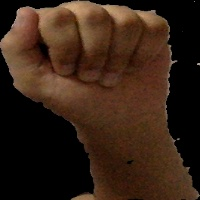
#> input picture Data/RawImages/A_366.jpg, 200 x 200 px, given in place of the camera
$ python recognition.py   (older library calls are emulated)
#> lines starting #> are read from the running program, lines starting #| are printed output that depends on the picture; after the words box and inside, x2 and y2 are one past the last pixel; in counts of white or black regions, pixels touching at a corner belong together
import cv2
from numpy import shape, uint8, zeros
import copy
import math

"""
RECOGNITION0
This script filters an OpenCV camera image using a variety of techniques to
identify hand gestures
Signum: Software Design SP18 Final Project
Isaac Vandor, Utsav Gupta, Diego Berny
"""

''' Initial Parameters'''
capture_region_x=0.5  # roi x start point
capture_region_y=0.8  # roi y start point
threshold = 70  #  Starting threshold value
blur_value = 5  # GaussianBlur parameter
background_threshold = 60

isBgCaptured = 0   # bool, whether the background captured
triggerSwitch = False  # In case you wanna use virtual keyboard


def printThreshold(thr):
    print("! Threshold changed to: "+str(thr))


def findFingers(result,drawing):  # -> finished bool, count: finger count
#  convexity defect
    result = cv2.approxPolyDP(result,0.01*cv2.arcLength(result,True),True)
    hull = cv2.convexHull(result, returnPoints=False)
    if len(hull) > 3:
        defects = cv2.convexityDefects(result, hull)
        if type(defects) != type(None):
            count = 0
            for i in range(defects.shape[0]):  # calculate the angle
                s, e, f, d = defects[i][0]
                start = tuple(result[s][0])
                end = tuple(result[e][0])
                far = tuple(result[f][0])
                a = math.sqrt((end[0] - start[0]) ** 2 + (end[1] - start[1]) ** 2)
                b = math.sqrt((far[0] - start[0]) ** 2 + (far[1] - start[1]) ** 2)
                c = math.sqrt((end[0] - far[0]) ** 2 + (end[1] - far[1]) ** 2)
                angle = math.acos((b ** 2 + c ** 2 - a ** 2) / (2 * b * c))  # cosine theorem
            if angle <= math.pi / 2:  # angle less than 90 degree, treat as fingers
                count += 1
                dist = cv2.pointPolygonTest(result,center,True)
            cv2.line(img,start,end,[0,255,0],2)
            cv2.circle(drawing, far, 8, [211, 84, 0], -1)
            return True, count
    return False, 0

''' Camera Operations '''
# Setup and instantiation
camera_input = int(input('Enter camera number: '))
#> the answer given: 3
camera = cv2.VideoCapture(camera_input)
camera.set(10,200)
font = cv2.FONT_HERSHEY_SIMPLEX
cv2.namedWindow('trackbar')
cv2.createTrackbar('trh1', 'trackbar', threshold, 100, printThreshold)
print("Press b to capture background & begin detection or r to reset")


while camera.isOpened():
    ret, videostream = camera.read()
#> videostream is the input picture: shape (200, 200, 3); mean B, G, R 21.4, 34.5, 54.8
    threshold = cv2.getTrackbarPos('trh1', 'trackbar')
    videostream = cv2.bilateralFilter(videostream, 5, 50, 100)  # smoothing filter
    videostream = cv2.flip(videostream, 1)  # flip the videostream horizontally
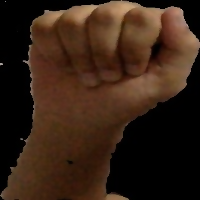
#> videostream: shape (200, 200, 3); mean B, G, R 21.4, 34.5, 54.8
    cv2.rectangle(videostream, (int(capture_region_x * videostream.shape[1]), 0),
                 (videostream.shape[1], int(capture_region_y * videostream.shape[0])), (255, 0, 0), 2)
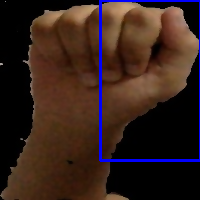
#> videostream: shape (200, 200, 3); 2.83% of pixels changed, all inside (x1, y1, x2, y2) = (99, 0, 200, 162)
    cv2.imshow('original', videostream)

    #  Remove Background
    if isBgCaptured == 1:  # Only runs once background is captured
        img = videostream
        bgModel.apply(img)
        img = img[0:int(capture_region_y * videostream.shape[0]),
                    int(capture_region_x * videostream.shape[1]):videostream.shape[1]]  # clip the ROI
        cv2.imshow('mask', img) #show mask image

        # Convert image to grayscale and then binary
        gray = cv2.cvtColor(img, cv2.COLOR_BGR2GRAY)
        blur = cv2.GaussianBlur(gray, (blur_value, blur_value), 0)
        cv2.imshow('blurred', blur) # show blur image

        '''
        Tries to adaptively change threshold based on lighting conditions
        A background pixel in the center top of the image is sampled to determine
        its intensity.
        '''
        img_width, img_height = shape(img)[:2]
        background_level = gray[int(img_height/100)][int(img_width/2)]
        threshold_level = background_threshold + background_level

        ret, thresh = cv2.threshold(blur, threshold_level, 255, cv2.THRESH_BINARY_INV+cv2.THRESH_OTSU)
        cv2.imshow('binary', thresh) # show binary image


        # get the coutours
        new_threshold = copy.deepcopy(thresh)
        _, contours, hierarchy = cv2.findContours(new_threshold, cv2.RETR_TREE, cv2.CHAIN_APPROX_SIMPLE)

        maxArea = -1

        for i in range(len(contours)):  # find the biggest contour by area
            tmp = contours[i]
            area = cv2.contourArea(tmp)
            if area > maxArea:
                max_area = area
                ci = i

            result = contours[ci]

            # Transformations on contours to find the center of the contour and draw it onscreen
            hull = cv2.convexHull(result)
            drawing = zeros(img.shape, uint8)
            moments = cv2.moments(result)
            if moments['m00']!=0:
                        cx = int(moments['m10']/moments['m00']) # cx = M10/M00
                        cy = int(moments['m01']/moments['m00']) # cy = M01/M00

            center = (cx, cy)
            cv2.circle(img,center,5,[0,0,255],2)
            cv2.drawContours(drawing, [result], 0, (0, 255, 0), 2)
            cv2.drawContours(drawing, [hull], 0, (0, 0, 255), 3)

            isFinish,count = findFingers(result,drawing)
            if triggerSwitch is True:
                if isFinish is True and count <= 2:
                    print (count)


        cv2.imshow('Output', drawing)
    # Keyboard Operations to control program
    k = cv2.waitKey(10)
#> (key Esc is pressed here)
    if k == 27:  # press ESC to exit
        break
    elif k == ord('b'):  # press 'b' to capture the background
        bgModel = cv2.createBackgroundSubtractorMOG2()
        isBgCaptured = 1
        print( 'Background Captured: Press 'r' to reset if detection not working')
    elif k == ord('r'):  # press 'r' to reset the background
        bgModel = None
        triggerSwitch = False
        isBgCaptured = 0
        print ('Background has been reset')
    elif k == ord('n'):
        triggerSwitch = True
        print ('!!!Trigger On!!!')
    elif k == ord('p'):
        height, width = img.shape[:2]
        res = cv2.resize(img,(200, 200), interpolation = cv2.INTER_CUBIC)
        cv2.imwrite('Data/OutputData/output.jpg',drawing)
        print("Image printed to file")

$ run again, on Data/RawImages/A_389.jpg
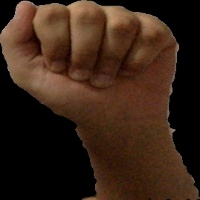
#> input picture Data/RawImages/A_389.jpg, 200 x 200 px, given in place of the camera
#> videostream is the input picture: shape (200, 200, 3); mean B, G, R 22.9, 36.1, 57.1
#> `videostream = cv2.flip(videostream, 1)`:
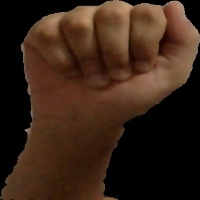
#> videostream: shape (200, 200, 3); mean B, G, R 22.8, 36.1, 57.1
#> `cv2.rectangle(videostream, (int(capture_region_x * videostream.shape[1..`:
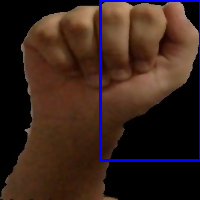
#> videostream: shape (200, 200, 3); 2.83% of pixels changed, all inside (x1, y1, x2, y2) = (99, 0, 200, 162)

$ run again, on Data/RawImages/C_324.jpg
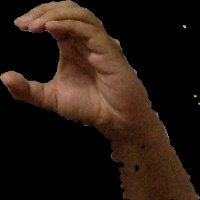
#> input picture Data/RawImages/C_324.jpg, 200 x 200 px, given in place of the camera
#> videostream is the input picture: shape (200, 200, 3); mean B, G, R 16.6, 24.8, 38.1
#> `videostream = cv2.flip(videostream, 1)`:
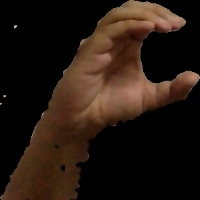
#> videostream: shape (200, 200, 3); mean B, G, R 16.6, 24.8, 38.1
#> `cv2.rectangle(videostream, (int(capture_region_x * videostream.shape[1..`:
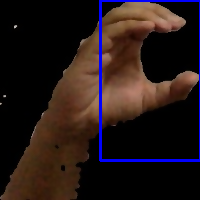
#> videostream: shape (200, 200, 3); 2.83% of pixels changed, all inside (x1, y1, x2, y2) = (99, 0, 200, 162)

$ run again, on Data/RawImages/D_104.jpg
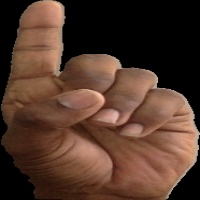
#> input picture Data/RawImages/D_104.jpg, 200 x 200 px, given in place of the camera
#> videostream is the input picture: shape (200, 200, 3); mean B, G, R 43, 55.9, 82.7
#> `videostream = cv2.flip(videostream, 1)`:
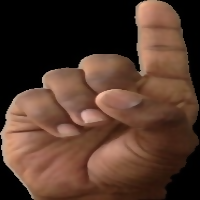
#> videostream: shape (200, 200, 3); mean B, G, R 42.9, 55.9, 82.7
#> `cv2.rectangle(videostream, (int(capture_region_x * videostream.shape[1..`:
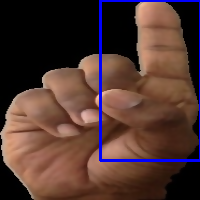
#> videostream: shape (200, 200, 3); 2.83% of pixels changed, all inside (x1, y1, x2, y2) = (99, 0, 200, 162)
